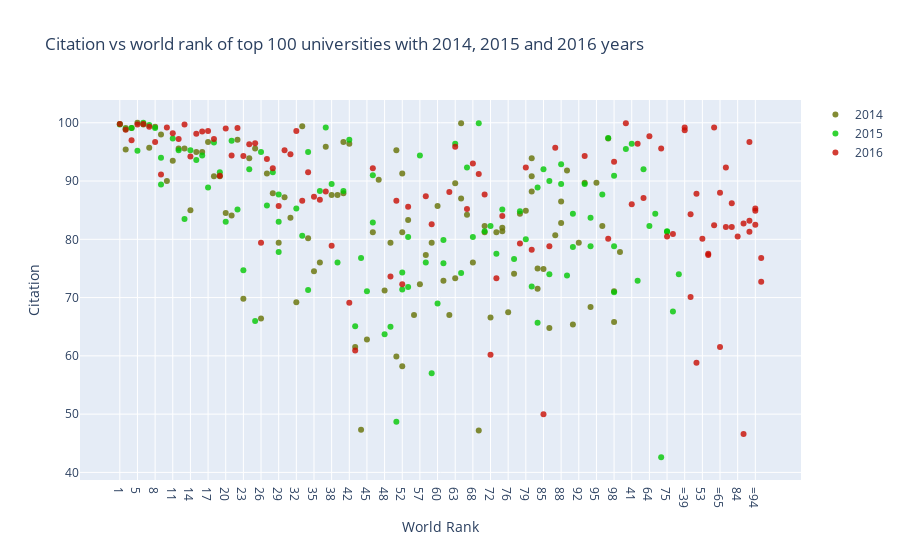

The cell this chart's notebook holds for it:
### Code cell
#ScatterPlot-- Citation vs world rank of top 100 universities with 2014, 2015 and 2016 years

data2=df[df['year']==2014].iloc[:100,:].copy()
data4=df[df['year']==2015].iloc[:100,:].copy()
data6=df[df['year']==2016].iloc[:100,:].copy()

trace1=go.Scatter(
                x=data2.world_rank,
                y=data2.citations,
                mode='markers',
                name='2014',
                marker = dict(color = 'rgba(100, 112,2, 0.8)'),
                text=data2.university_name)

trace2=go.Scatter(
                x=data4.world_rank,
                y=data4.citations,
                mode='markers',
                name='2015',
                marker = dict(color = 'rgba(1, 200, 2, 0.8)'),
                text=data4.university_name)
trace3=go.Scatter(
                x=data6.world_rank,
                y=data6.citations,
                mode='markers',
                name='2016',
                marker = dict(color = 'rgba(200, 13, 2, 0.8)'),
                text=data6.university_name)

data=[trace1,trace2,trace3]
layout=dict(title = 'Citation vs world rank of top 100 universities with 2014, 2015 and 2016 years',
              xaxis= dict(title= 'World Rank',ticklen= 5,zeroline= False),
              yaxis= dict(title= 'Citation',ticklen= 5,zeroline= False),
             )
fig=dict(data=data,layout=layout)
iplot(fig)

### Figure 1 — Plotly figure (JSON) as saved in the notebook; plotly's stock layout.template omitted (floating-point values rounded to 4 significant figures)
{"data": [{"marker": {"color": "rgba(100, 112,2, 0.8)"}, "mode": "markers", "name": "2014", "text": ["California Institute of Technology", "Harvard University", "University of Oxford", "Stanford University", "Massachusetts Institute of Technology", "Princeton University", "University of Cambridge", "University of California, Berkeley", "University of Chicago", "Imperial College London", "Yale University", "University of California, Los Angeles", "Columbia University", "ETH Zurich – Swiss Federal Institute of Technology Zurich", "Johns Hopkins University", "University of Pennsylvania", "Duke University", "University of Michigan", "Cornell University", "University of Toronto", "University College London", "Northwestern University", "University of Tokyo", "Carnegie Mellon University", "University of Washington", "National University of Singapore", "University of Texas at Austin", "Georgia Institute of Technology", "University of Illinois at Urbana-Champaign", "University of Wisconsin-Madison", "University of British Columbia", "London School of Economics and Political Science", "University of California, Santa Barbara", "University of Melbourne", "McGill University", "Karolinska Institute", "École Polytechnique Fédérale de Lausanne", "King’s College London", "University of Edinburgh", "New York University", "University of California, San Diego", "Washington University in St Louis", "University of Hong Kong", "Seoul National University", "Peking University", "University of Minnesota", "University of North Carolina at Chapel Hill", "Australian National University", "Pennsylvania State University", "Boston University", "Tsinghua University", "Brown University", "Kyoto University", "University of California, Davis", "LMU Munich", "Korea Advanced Institute of Science and Technology (KAIST)", "Hong Kong University of Science and Technology", "University of Manchester", "Ohio State University", "Pohang University of Science and Technology", "KU Leuven", "Purdue University", "The University of Queensland", "University of Göttingen", "Rice University", "École Normale Supérieure", "Leiden University", "Heidelberg University", "Delft University of Technology", "University of Southern California", "École Polytechnique", "University of Sydney", "Erasmus University Rotterdam", "University of Basel", "Utrecht University", "Nanyang Technological University", "Wageningen University and Research Center", "University of Pittsburgh", "University of Bristol", "Durham University", "Emory University", "Tufts University", "Michigan State University", "University of Amsterdam", "Ghent University", "Free University of Berlin", "Technical University of Munich", "Case Western Reserve University", "Vanderbilt University", "University of Notre Dame", "Monash University", "McMaster University", "University of California, Irvine", "Humboldt University of Berlin", "University of Rochester", "Pierre and Marie Curie University", "University of Colorado Boulder", "Maastricht University", "University of Groningen", "University of Helsinki"], "x": ["1", "2", "2", "4", "5", "6", "7", "8", "9", "10", "11", "12", "13", "14", "15", "16", "17", "18", "19", "20", "21", "22", "23", "24", "25", "26", "27", "28", "29", "30", "31", "32", "33", "34", "35", "36", "37", "38", "39", "40", "40", "42", "43", "44", "45", "46", "47", "48", "49", "50", "50", "52", "52", "52", "55", "56", "57", "58", "59", "60", "61", "62", "63", "63", "65", "65", "67", "68", "69", "70", "70", "72", "73", "74", "74", "76", "77", "78", "79", "80", "80", "80", "83", "83", "85", "86", "87", "88", "88", "90", "91", "92", "93", "94", "95", "96", "97", "98", "98", "100"], "y": [99.8, 99.1, 95.4, 99.1, 100, 99.7, 95.7, 99.3, 98, 90, 93.5, 95.6, 95.6, 85, 95, 95, 96.7, 90.8, 90.8, 84.5, 84.1, 97.1, 69.8, 93.9, 95.6, 66.4, 91.3, 87.9, 79.4, 87.2, 83.7, 69.2, 99.4, 80.2, 74.5, 76, 95.9, 87.6, 87.6, 87.9, 96.7, 96.4, 61.5, 47.3, 62.8, 81.2, 90.2, 71.2, 79.4, 95.3, 59.9, 91.3, 58.2, 81.2, 83.3, 67, 72.3, 77.3, 79.4, 85.7, 72.9, 67, 73.3, 89.6, 99.9, 87, 84.2, 76, 47.2, 81.2, 82.3, 66.6, 81.2, 81.4, 82, 67.5, 74.1, 84.4, 84.9, 88.2, 90.8, 93.9, 71.5, 75, 74.9, 64.8, 80.7, 82.8, 86.5, 91.8, 65.4, 79.4, 89.7, 68.4, 89.7, 82.3, 97.3, 65.8, 71.1, 77.8], "type": "scatter"}, {"marker": {"color": "rgba(1, 200, 2, 0.8)"}, "mode": "markers", "name": "2015", "text": ["California Institute of Technology", "Harvard University", "University of Oxford", "Stanford University", "University of Cambridge", "Massachusetts Institute of Technology", "Princeton University", "University of California, Berkeley", "Imperial College London", "Yale University", "University of Chicago", "University of California, Los Angeles", "ETH Zurich – Swiss Federal Institute of Technology Zurich", "Columbia University", "Johns Hopkins University", "University of Pennsylvania", "University of Michigan", "Duke University", "Cornell University", "University of Toronto", "Northwestern University", "University College London", "University of Tokyo", "Carnegie Mellon University", "National University of Singapore", "University of Washington", "Georgia Institute of Technology", "University of Texas at Austin", "LMU Munich", "University of Illinois at Urbana-Champaign", "University of Wisconsin-Madison", "University of British Columbia", "University of Melbourne", "London School of Economics and Political Science", "École Polytechnique Fédérale de Lausanne", "University of Edinburgh", "University of California, Santa Barbara", "New York University", "McGill University", "King’s College London", "University of California, San Diego", "Washington University in St Louis", "University of Hong Kong", "Karolinska Institute", "Australian National University", "University of Minnesota", "University of North Carolina at Chapel Hill", "Peking University", "Tsinghua University", "Seoul National University", "Hong Kong University of Science and Technology", "Korea Advanced Institute of Science and Technology (KAIST)", "University of Manchester", "Brown University", "KU Leuven", "University of California, Davis", "Boston University", "Pennsylvania State University", "Kyoto University", "University of Sydney", "Nanyang Technological University", "École Polytechnique", "Scuola Normale Superiore di Pisa", "Leiden University", "The University of Queensland", "Pohang University of Science and Technology", "University of Göttingen", "Ohio State University", "Rice University", "Heidelberg University", "Delft University of Technology", "Erasmus University Rotterdam", "Wageningen University and Research Center", "University of Bristol", "University of Basel", "University of Southern California", "University of Amsterdam", "École Normale Supérieure", "Utrecht University", "Humboldt University of Berlin", "Free University of Berlin", "Michigan State University", "Durham University", "Monash University", "Middle East Technical University", "University of Arizona", "University of Notre Dame", "Tufts University", "University of California, Irvine", "Ghent University", "University of Massachusetts", "University of Pittsburgh", "Emory University", "McMaster University", "University of Glasgow", "Vanderbilt University", "University of Colorado Boulder", "Stockholm University", "Technical University of Munich", "Uppsala University"], "x": ["1", "2", "3", "4", "5", "6", "7", "8", "9", "9", "11", "12", "13", "14", "15", "16", "17", "18", "19", "20", "21", "22", "23", "24", "25", "26", "27", "28", "29", "29", "29", "32", "33", "34", "34", "36", "37", "38", "39", "40", "41", "42", "43", "44", "45", "46", "46", "48", "49", "50", "51", "52", "52", "54", "55", "55", "57", "58", "59", "60", "61", "61", "63", "64", "65", "66", "67", "68", "69", "70", "71", "72", "73", "74", "75", "75", "77", "78", "79", "80", "81", "82", "83", "83", "85", "86", "86", "88", "88", "90", "91", "91", "93", "94", "94", "96", "97", "98", "98", "98"], "y": [99.7, 98.9, 95.5, 99.1, 95.2, 100, 99.6, 99.1, 89.4, 94, 97.3, 95.3, 83.5, 95.3, 93.6, 94.4, 88.9, 96.6, 91.5, 83, 96.9, 85.1, 74.7, 92, 66, 95, 85.8, 91.5, 83, 77.8, 87.7, 85.3, 80.6, 71.3, 95, 88.3, 99.2, 89.5, 76, 88.3, 96.4, 97.1, 65.1, 76.8, 71.1, 82.9, 91, 63.7, 65, 48.7, 72.9, 71.4, 74.3, 92, 71.8, 80.4, 94.4, 76, 57, 69, 75.9, 79.9, 96.4, 82.3, 74.2, 84.4, 92.3, 80.4, 99.9, 81.4, 42.6, 82.3, 77.5, 85.1, 81.4, 81.3, 76.6, 84.8, 80, 71.9, 67.6, 74, 88.9, 65.7, 92, 74, 90, 92.9, 89.5, 73.8, 78.7, 84.4, 89.5, 78.8, 83.7, 87.7, 97.4, 90.9, 78.8, 70.9], "type": "scatter"}, {"marker": {"color": "rgba(200, 13, 2, 0.8)"}, "mode": "markers", "name": "2016", "text": ["California Institute of Technology", "University of Oxford", "Stanford University", "University of Cambridge", "Massachusetts Institute of Technology", "Harvard University", "Princeton University", "Imperial College London", "ETH Zurich – Swiss Federal Institute of Technology Zurich", "University of Chicago", "Johns Hopkins University", "Yale University", "University of California, Berkeley", "University College London", "Columbia University", "University of California, Los Angeles", "University of Pennsylvania", "Cornell University", "University of Toronto", "Duke University", "University of Michigan", "Carnegie Mellon University", "London School of Economics and Political Science", "University of Edinburgh", "Northwestern University", "National University of Singapore", "King’s College London", "Karolinska Institute", "LMU Munich", "New York University", "École Polytechnique Fédérale de Lausanne", "University of Washington", "University of Melbourne", "University of British Columbia", "KU Leuven", "University of Illinois at Urbana-Champaign", "Heidelberg University", "McGill University", "University of California, San Diego", "University of California, Santa Barbara", "Georgia Institute of Technology", "Peking University", "University of Tokyo", "University of California, Davis", "University of Hong Kong", "University of Texas at Austin", "Tsinghua University", "Wageningen University and Research Center", "Humboldt University of Berlin", "University of Wisconsin-Madison", "Brown University", "Australian National University", "Technical University of Munich", "École Normale Supérieure", "Nanyang Technological University", "University of Manchester", "University of Sydney", "University of Amsterdam", "Hong Kong University of Science and Technology", "The University of Queensland", "Washington University in St Louis", "Utrecht University", "University of North Carolina at Chapel Hill", "Boston University", "Delft University of Technology", "University of Minnesota", "Leiden University", "University of Southern California", "University of Bristol", "Durham University", "Erasmus University Rotterdam", "Free University of Berlin", "Monash University", "University of Groningen", "Pennsylvania State University", "University of Glasgow", "University of Helsinki", "University of Tübingen", "University of Pittsburgh", "University of Warwick", "Uppsala University", "University of Copenhagen", "University of New South Wales", "University of Freiburg", "Seoul National University", "University of St Andrews", "Vanderbilt University", "Kyoto University", "Maastricht University", "Emory University", "Lund University", "Ohio State University", "University of Exeter", "University of Bonn", "Georgetown University", "McMaster University", "University of Sheffield", "Queen Mary University of London", "University of Göttingen", "Michigan State University"], "x": ["1", "2", "3", "4", "5", "6", "7", "8", "9", "10", "11", "12", "13", "14", "15", "16", "17", "18", "19", "20", "21", "22", "23", "24", "25", "26", "27", "28", "29", "30", "31", "32", "33", "34", "35", "36", "37", "38", "=39", "=39", "41", "42", "43", "=44", "=44", "46", "=47", "=47", "49", "50", "51", "52", "53", "54", "55", "=56", "=56", "58", "59", "=60", "=60", "62", "63", "64", "=65", "=65", "67", "68", "69", "70", "71", "72", "73", "74", "75", "=76", "=76", "78", "79", "80", "81", "=82", "=82", "84", "85", "86", "87", "=88", "=88", "=90", "=90", "=90", "93", "=94", "=94", "=94", "97", "98", "=99", "=99"], "y": [99.8, 98.8, 99.9, 97, 99.7, 99.8, 99.3, 96.7, 91.1, 99.2, 98.2, 97.2, 99.7, 94.2, 98.1, 98.5, 98.6, 97.2, 90.9, 99, 94.4, 99.1, 94.3, 96.3, 96.5, 79.4, 93.8, 92.2, 85.7, 95.3, 94.6, 98.6, 86.6, 91.5, 87.3, 86.8, 88.2, 78.9, 98.7, 99.2, 86, 69.1, 60.9, 84.3, 70.1, 92.2, 58.8, 87.8, 73.6, 86.6, 96.4, 72.3, 80.1, 87.1, 85.6, 77.3, 77.5, 87.4, 82.6, 82.4, 99.2, 88.1, 95.9, 97.7, 61.5, 88, 85.2, 93, 91.2, 87.7, 95.6, 60.2, 73.3, 84, 80.5, 92.3, 82.1, 79.3, 92.3, 78.2, 80.9, 86.2, 82.1, 80.5, 50, 78.8, 95.7, 46.6, 82.7, 96.7, 81.3, 83.2, 94.3, 85.3, 82.5, 84.9, 80.1, 93.3, 72.7, 76.8], "type": "scatter"}], "layout": {"title": {"text": "Citation vs world rank of top 100 universities with 2014, 2015 and 2016 years"}, "xaxis": {"ticklen": 5, "title": {"text": "World Rank"}, "zeroline": false, "type": "category", "range": [-6.788, 115.8], "autorange": true}, "yaxis": {"ticklen": 5, "title": {"text": "Citation"}, "zeroline": false, "type": "linear", "range": [38.4, 104.2], "autorange": true}, "autosize": true}}
